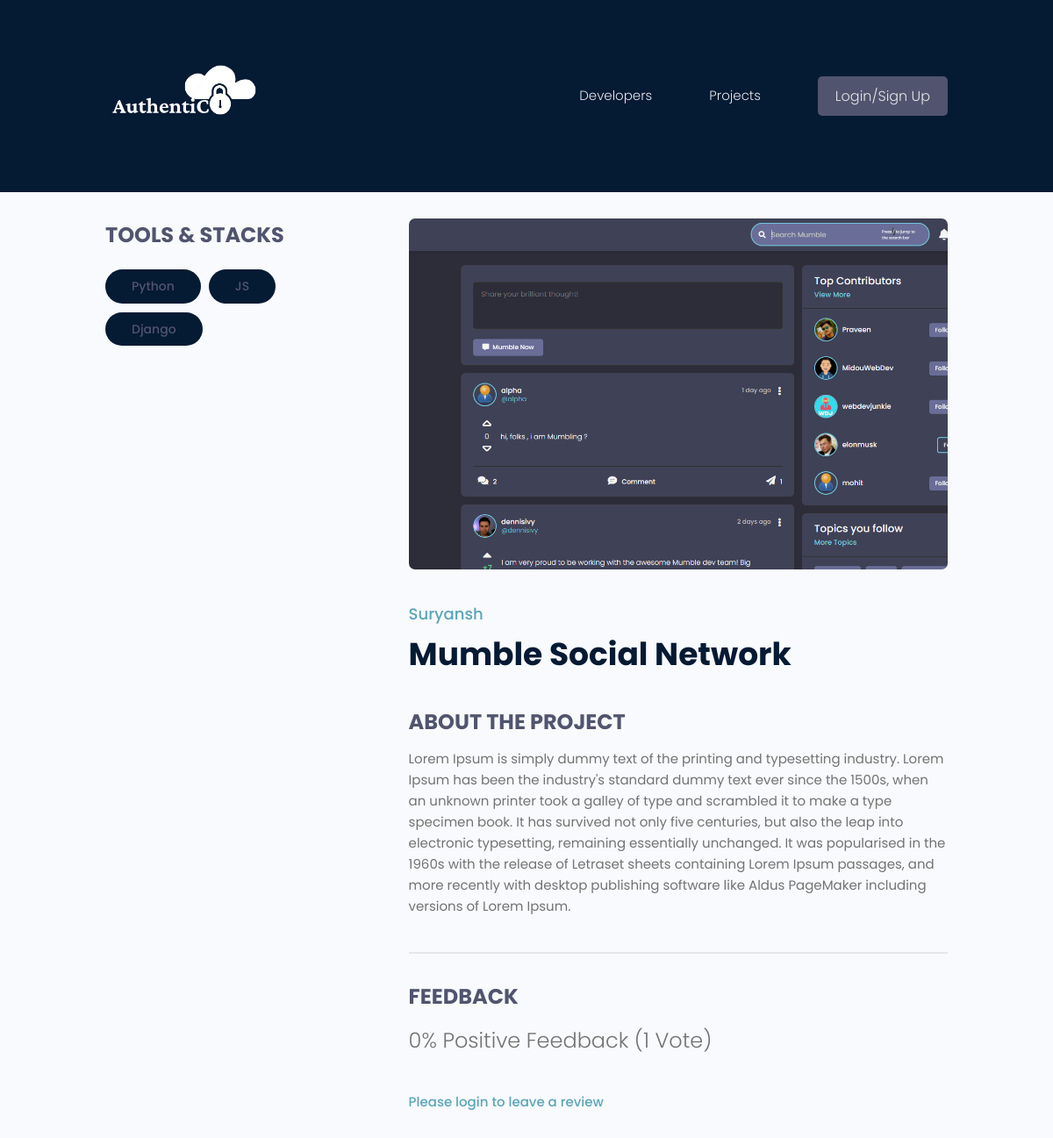
/projects/project/6a6f5b3d-3325-4029-a58b-ed69a4862cdb/, run on the app's committed database.
### projects/models.py (models this page shows, shortened)
class Tag(models.Model):
    name = models.CharField(max_length=200)
    created = models.DateTimeField(auto_now_add=True)
    id = models.UUIDField(default=uuid.uuid4, unique=True,
                          primary_key=True, editable=False)
    def __str__(self):
        return self.name

class Project(models.Model):
    owner = models.ForeignKey(
        Profile, null=True, blank=True, on_delete=models.CASCADE)
    title = models.CharField(max_length=200)
    description = models.TextField(null=True, blank=True)
    featured_image = models.ImageField(
        null=True, blank=True, default="default.jpg")
    demo_link = models.CharField(max_length=2000, null=True, blank=True)
    source_link = models.CharField(max_length=2000, null=True, blank=True)
    tags = models.ManyToManyField('Tag', blank=True)
    vote_total = models.IntegerField(default=0, null=True, blank=True)
    vote_ratio = models.IntegerField(default=0, null=True, blank=True)
    created = models.DateTimeField(auto_now_add=True)
    id = models.UUIDField(default=uuid.uuid4, unique=True,
                          primary_key=True, editable=False)
    class Meta:
        ordering = ['-vote_ratio', '-vote_total', 'title']
    @property
    def imageURL(self):
        try:
            url = self.featured_image.url
        except:
            url = ''
        return url
    @property
    def reviewers(self):
        queryset = self.review_set.all().values_list('owner__id', flat=True)
        return queryset

### users/models.py (models this page shows, shortened)
class Profile(models.Model):
    user = models.OneToOneField(
        User, on_delete=models.CASCADE, null=True, blank=True)
    name = models.CharField(max_length=200, blank=True, null=True)
    email = models.EmailField(max_length=500, blank=True, null=True)
    username = models.CharField(max_length=200, blank=True, null=True)
    location = models.CharField(max_length=200, blank=True, null=True)
    short_intro = models.CharField(max_length=200, blank=True, null=True)
    bio = models.TextField(blank=True, null=True)
    profile_image = models.ImageField(
        null=True, blank=True, upload_to='profiles/', default="profiles/user-default.png")
    social_github = models.CharField(max_length=200, blank=True, null=True)
    social_twitter = models.CharField(max_length=200, blank=True, null=True)
    social_linkedin = models.CharField(max_length=200, blank=True, null=True)
    social_youtube = models.CharField(max_length=200, blank=True, null=True)
    social_website = models.CharField(max_length=200, blank=True, null=True)
    created = models.DateTimeField(auto_now_add=True)
    id = models.UUIDField(default=uuid.uuid4, unique=True,
                          primary_key=True, editable=False)
    roles = models.ManyToManyField(Role)
    class Meta:
        ordering = ['created']

### projects/views.py (the view, shortened to what this page needs)
# urls.py: path('project/<str:pk>/', views.project, name="project"),
def project(request, pk):
    projectObj = Project.objects.get(id=pk)
    form = ReviewForm()
    return render(request, 'projects/single-project.html', {'project': projectObj, 'form': form})

### projects/templates/projects/single-project.html (shortened to what this page needs)
{% extends 'main.html' %}
{% block content %}
<main class="singleProject my-md">
    <div class="container">
        <div class="layout">
            <div class="column column--1of3">
                <h3 class="singleProject__subtitle">Tools & Stacks</h3>
                <div class="singleProject__toolStack">
                    {% for tag in project.tags.all %}
                    <span class="tag tag--pill tag--sub tag--lg">
                        <small>{{tag}}</small>
                    </span>
                    {% endfor %}
                </div>
            </div>
            <div class="column column--2of3">
                <img class="singleProject__preview" src="{{ project.imageURL }}" alt="portfolio thumbnail" />
                <a href="{% url 'user-profile' project.owner.id  %}"
                    class="singleProject__developer">{{project.owner.name}}</a>
                <h2 class="singleProject__title">{{project.title}}</h2>
                <h3 class="singleProject__subtitle">About the Project</h3>
                <div class="singleProject__info">
                    {{project.description}}
                </div>
                <div class="comments">
                    <h3 class="singleProject__subtitle">Feedback</h3>
                    <h5 class="project--rating">
                        {{project.vote_ratio}}% Positive Feedback ({{project.vote_total}}
                        Vote{{project.vote_total|pluralize:"s"}})
                    </h5>
                    {% if request.user.profile.id in project.reviewers %}
                    <p>You have already submitted your review for this project</p>
                    {% elif request.user.profile == project.owner %}
                    <p>You cannot review your own work</p>
                    {% else %}
                    <a href="{% url 'login' %}?next={{request.path}}">Please login to leave a review</a>
                    {% endif %}
                </div>
            </div>
        </div>
    </div>
</main>
{% endblock %}

### static/styles/app.css (style rules this page uses)
:root { --color-sub: #051a33; --color-sub-lighter: #051a33 }
img { width: 100%; }
.singleProject .column--1of3 { order: 2; }
@media screen and (min-width: 1081px) { .singleProject .column--1of3 { order: 1; } }
@media screen and (min-width: 1081px) { .singleProject .column--2of3 { order: 2; } }
.singleProject__toolStack { margin-top: 2rem; margin-bottom: 4rem; }
.singleProject__preview { height: 50vh; object-fit: cover; object-position: top center; margin-bottom: 3rem; border-radius: 0.7rem; }
.singleProject__developer { font-size: 1.8rem; font-weight: 500; }
.singleProject__title { font-size: 3.6rem; font-weight: 700; color: var(--color-sub); margin-bottom: 3rem; }
.project--rating { margin-bottom: 1.6em; margin-top: .5em; }
.singleProject__subtitle { text-transform: uppercase; font-size: 2.4rem; font-weight: 700; color: var(--color-sub-light); margin-bottom: 1rem; }
.comments { margin-top: 4rem; padding-top: 3rem; border-top: 2px solid var(--color-light); }

### static/uikit/styles/modules/_variables.css (style rules this page uses)
:root { --color-main: #5aa5b9; --color-main-light: #e6faff; --color-sub: #3f4156; --color-sub-light: #51546e; --color-sub-lighter: #ededfd; --color-text: #737373; --color-gray: #8b8b8b; --color-light: #e5e7eb; --color-light-gray: #767676; --color-bg: #f8fafd; --color-white: #fffefd; --color-white-light: #f3f3f3; --color-success: #359e64; --color-success-bg: #def8e8; --color-error: #fc4b0b; --color-error-bg: #fff2ee; --font-base: 'Poppins', arial, helvetica, 'Segoe UI', roboto, ubuntu, sans-serif; --font-monospace: 'Fira Code', 'Courier New', courier, monospace; --font-regular: 300; --font-medium: 500; --font-bold: 700; --generic-shadow: 1px 1px 5px #00000010; --generic-transition: all 0.3s ease-in-out; }

### static/uikit/styles/modules/_base.css (style rules this page uses)
* { margin: 0; padding: 0; box-sizing: border-box; text-rendering: optimizeLegibility; color: inherit; font-size: inherit; }
html { font-size: 50%; }
@media only screen and (min-width: 480px) { html { font-size: 56.25%; } }
@media only screen and (min-width: 1200px) { html { font-size: 62.5%; } }
body { line-height: 1.6; font-weight: 400; font-size: 1.5rem; color: var(--color-text); background-color: var(--color-bg); min-height: 100vh; }

### static/uikit/styles/modules/_typography.css (style rules this page uses)
* { font-family: var(--font-base); }
h2 { font-size: 3.6rem; font-weight: var(--font-bold); }
h3 { font-size: 3.2rem; font-weight: var(--font-medium); }
h5 { font-size: 2.4rem; font-weight: var(--font-medium); }
h5, h6 { font-weight: var(--font-regular); }
p, span, strong { font-size: 1.6rem; color: var(--color-text); font-weight: var(--font-regular); }
a { padding-bottom: 2px; text-decoration: none; display: inline-block; color: var(--color-main); font-weight: var(--font-medium); }

### static/uikit/styles/modules/_utilities.css (style rules this page uses)
.container { width: 92%; max-width: 165rem; margin: 0 auto; box-sizing: border-box; }
@media screen and (min-width: 1000px) { .container { width: 90%; } }
@media screen and (min-width: 1200px) { .container { width: 80%; } }
.my-md { margin: 3rem auto; }

### static/uikit/styles/modules/_tag.css (style rules this page uses)
.tag { display: inline-flex; align-items: center; background-color: var(--color-sub); height: -webkit-fit-content; height: -moz-fit-content; height: fit-content; width: -webkit-fit-content; width: -moz-fit-content; width: fit-content; border-radius: 0.5rem; padding: 0.5rem 1.5rem; font-size: 1.2rem; cursor: pointer; }
.tag:not(:last-child) { margin-right: 0.25rem; margin-bottom: 0.75rem; }
.tag > small { color: var(--color-white); }
.tag--pill { border-radius: 5rem; }
.tag--sub, .tag--sub > small { background: var(--color-sub-lighter); color: var(--color-sub-light); font-weight: 500; }
.tag--lg { padding: 0.8rem 3rem; font-size: 1.4rem; }
.tag--lg:not(:last-child) { margin-right: 0.5rem; margin-bottom: 1rem; }

### static/uikit/styles/modules/_layout.css (style rules this page uses)
.layout { display: flex; flex-flow: row wrap; justify-content: space-between; }
.layout > .column { margin-bottom: 3rem; }
.layout > .column.column--1of3 { flex-basis: 30%; }
.layout > .column.column--2of3 { flex-basis: 64%; }

### data on the page
Tag: name "Python"
Tag: name "JS"
Tag: name "Django"
Project: imageURL (picture), owner.name "Suryansh", title "Mumble Social Network", description "Lorem Ipsum is simply dummy text of the printing and typesetting industry. Lorem Ipsum has been the industry's standard dummy text ever since the 1500s, when an unknown printer took a galley of type and scrambled it to make a type specimen book. It has survived not only five centuries, but also the leap into electronic typesetting, remaining essentially unchanged. It was popularised in the 1960s with the release of Letraset sheets containing Lorem Ipsum passages, and more recently with desktop publishing software like Aldus PageMaker including versions of Lorem Ipsum.", vote_ratio "0", vote_total "1"
